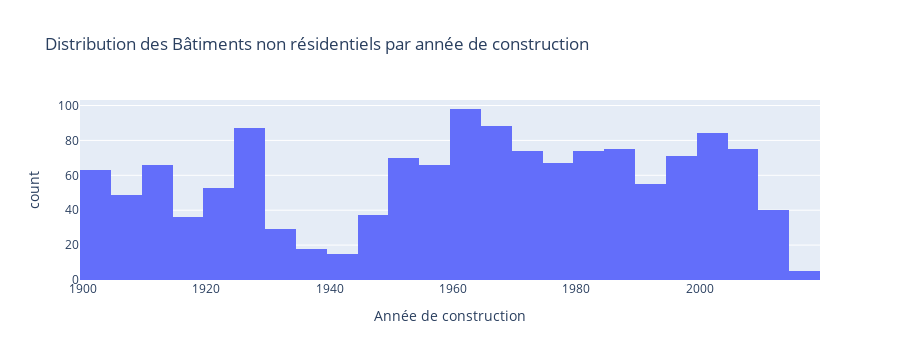

Notebook cell for this chart:
### Markdown cell above
###  2. Analyses statistiques descriptives

Nous explorons la structure temporelle du parc immobilier à travers :

- Distribution de batiments non résidents par **YearBuilt** 
- Proportion de bâtiments par **Era**

### Code cell
fig = px.histogram(
    data,
    x="YearBuilt",
    nbins=30,
    title="Distribution des Bâtiments non résidentiels par année de construction",
    labels={
        "YearBuilt": "Année de construction",
        "count": "Nombre de bâtiments"
    }
)

fig.show()

### Figure 1 — Plotly figure (JSON) as saved in the notebook; plotly's stock layout.template omitted (floating-point values rounded to 4 significant figures; data arrays with more than 128 entries replaced by an {"elided": "..."} marker saying what was removed)
{"data": [{"alignmentgroup": "True", "bingroup": "x", "hovertemplate": "Année de construction=%{x}<br>count=%{y}<extra></extra>", "legendgroup": "", "marker": {"color": "#636efa", "pattern": {"shape": ""}}, "name": "", "nbinsx": 30, "offsetgroup": "", "orientation": "v", "showlegend": false, "type": "histogram", "x": {"elided": "1395 int values"}, "xaxis": "x", "yaxis": "y"}], "layout": {"barmode": "relative", "height": 360, "legend": {"tracegroupgap": 0}, "title": {"text": "Distribution des Bâtiments non résidentiels par année de construction"}, "xaxis": {"anchor": "y", "autorange": true, "domain": [0, 1], "range": [1900.0, 2020.0], "title": {"text": "Année de construction"}, "type": "linear"}, "yaxis": {"anchor": "x", "autorange": true, "domain": [0, 1], "range": [0, 103.2], "title": {"text": "count"}}}}
